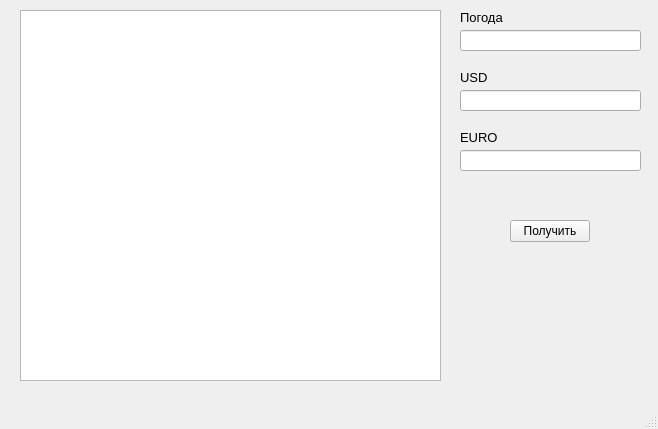
<?xml version="1.0" encoding="UTF-8"?>
<ui version="4.0">
 <class>MainWindow</class>
 <widget class="QMainWindow" name="MainWindow">
  <property name="geometry">
   <rect>
    <x>0</x>
    <y>0</y>
    <width>658</width>
    <height>429</height>
   </rect>
  </property>
  <property name="windowTitle">
   <string>MainWindow</string>
  </property>
  <widget class="QWidget" name="centralwidget">
   <widget class="QPlainTextEdit" name="plainTextEdit">
    <property name="geometry">
     <rect>
      <x>20</x>
      <y>10</y>
      <width>421</width>
      <height>371</height>
     </rect>
    </property>
   </widget>
   <widget class="QLabel" name="label">
    <property name="geometry">
     <rect>
      <x>460</x>
      <y>10</y>
      <width>47</width>
      <height>14</height>
     </rect>
    </property>
    <property name="font">
     <font>
      <pointsize>10</pointsize>
     </font>
    </property>
    <property name="text">
     <string>Погода</string>
    </property>
   </widget>
   <widget class="QLabel" name="label_2">
    <property name="geometry">
     <rect>
      <x>460</x>
      <y>70</y>
      <width>47</width>
      <height>14</height>
     </rect>
    </property>
    <property name="font">
     <font>
      <pointsize>10</pointsize>
     </font>
    </property>
    <property name="text">
     <string>USD</string>
    </property>
   </widget>
   <widget class="QLabel" name="label_3">
    <property name="geometry">
     <rect>
      <x>460</x>
      <y>130</y>
      <width>47</width>
      <height>14</height>
     </rect>
    </property>
    <property name="font">
     <font>
      <pointsize>10</pointsize>
     </font>
    </property>
    <property name="text">
     <string>EURO</string>
    </property>
   </widget>
   <widget class="QLineEdit" name="weatherLineEdit">
    <property name="geometry">
     <rect>
      <x>460</x>
      <y>30</y>
      <width>181</width>
      <height>21</height>
     </rect>
    </property>
   </widget>
   <widget class="QLineEdit" name="usdLineEdit">
    <property name="geometry">
     <rect>
      <x>460</x>
      <y>90</y>
      <width>181</width>
      <height>21</height>
     </rect>
    </property>
   </widget>
   <widget class="QLineEdit" name="euroLineEdit">
    <property name="geometry">
     <rect>
      <x>460</x>
      <y>150</y>
      <width>181</width>
      <height>21</height>
     </rect>
    </property>
   </widget>
   <widget class="QPushButton" name="pushButton">
    <property name="geometry">
     <rect>
      <x>510</x>
      <y>220</y>
      <width>80</width>
      <height>22</height>
     </rect>
    </property>
    <property name="text">
     <string>Получить</string>
    </property>
   </widget>
  </widget>
  <widget class="QMenuBar" name="menubar">
   <property name="geometry">
    <rect>
     <x>0</x>
     <y>0</y>
     <width>658</width>
     <height>21</height>
    </rect>
   </property>
  </widget>
  <widget class="QStatusBar" name="statusbar"/>
 </widget>
 <resources/>
 <connections/>
</ui>
